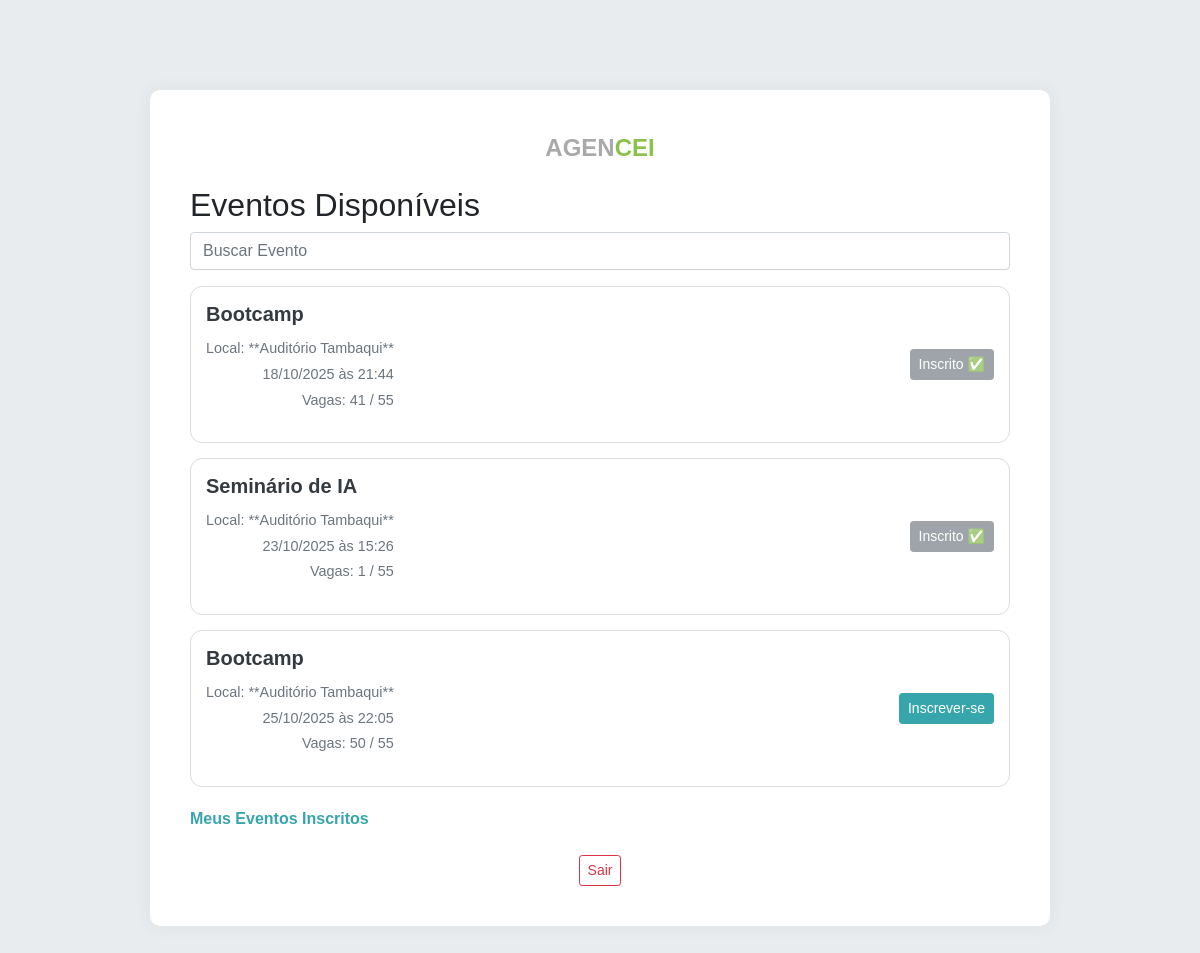
Screenshot of /aluno/eventos (signed in) with the database file from the repository.
### app.py (models this page shows)
class Evento(db.Model):
    id = db.Column(db.Integer, primary_key=True)
    nome_evento = db.Column(db.String(150), nullable=False)
    data_hora = db.Column(db.DateTime, nullable=False)
    duracao_horas = db.Column(db.Float, nullable=False)
    num_pessoas = db.Column(db.Integer, nullable=False, default=0)
    qr_code_link = db.Column(db.String(250), nullable=True)  # Valor interno para QR Code e validação
    sala_id = db.Column(db.Integer, db.ForeignKey('sala.id'), nullable=False)
    organizador_id = db.Column(db.Integer, db.ForeignKey('usuario.id'), nullable=False)
    inscricoes = db.relationship('Inscricao', backref='evento', lazy=True, cascade="all, delete-orphan")

class Sala(db.Model):
    id = db.Column(db.Integer, primary_key=True)
    nome = db.Column(db.String(100), nullable=False)
    capacidade = db.Column(db.Integer, nullable=False)
    eventos = db.relationship('Evento', backref='sala', lazy=True)

### app.py (the view)
@app.route('/aluno/eventos')
def aluno_eventos_disponiveis():
    if session.get('user_tipo') != 'aluno':
        return redirect(url_for('login'))
    eventos = Evento.query.filter(Evento.data_hora >= datetime.now()).order_by(Evento.data_hora.asc()).all()
    eventos_data = []
    for evento in eventos:
        sala = Sala.query.get(evento.sala_id)
        inscrito = Inscricao.query.filter_by(aluno_id=session.get('user_id'), evento_id=evento.id).first()
        eventos_data.append({
            'id': evento.id,
            'nome': evento.nome_evento,
            'local': sala.nome if sala else '—',
            'capacidade': sala.capacidade if sala else 0,
            'num_pessoas': evento.num_pessoas,
            'data_hora': evento.data_hora.strftime('%d/%m/%Y às %H:%M'),
            'inscrito': 'Sim' if inscrito else 'Não'
        })
    return render_template('aluno_eventos_disponiveis.html', eventos=eventos_data)

### templates/aluno_eventos_disponiveis.html (shortened to what this page needs)
{% extends "base.html" %}
{% block content %}
<h2 class="text-left">Eventos Disponíveis</h2>
<div class="form-group">
    <input type="text" class="form-control" placeholder="Buscar Evento" aria-label="Buscar">
</div>
{% for evento in eventos %}
<div class="card-evento d-flex justify-content-between align-items-center">
    <div>
        <h5 class="card-title">{{ evento.nome }}</h5>
        <p class="details mb-1">Local: **{{ evento.local }}**</p>
        <p class="details mb-1">{{ evento.data_hora }}</p>
        <p class="details text-muted">Vagas: {{ evento.num_pessoas }} / {{ evento.capacidade }}</p>
    </div>
    <div class="text-right">
        {% if evento.inscrito == 'Sim' %}
            <button class="btn btn-secondary btn-sm" disabled>Inscrito ✅</button>
        {% else %}
            <a href="{{ url_for('inscrever_evento', evento_id=evento.id) }}" class="btn btn-primary btn-sm">Inscrever-se</a>
        {% endif %}
    </div>
</div>
{% endfor %}
<a href="{{ url_for('meus_eventos') }}" class="secondary-link">Meus Eventos Inscritos</a>
{% endblock %}

### static/style.css (style rules this page uses)
:root { --color-primary: #37a6ac; --color-secondary: #8bc34a; --color-dark: #343a40; --color-light: #f8f9fa; --color-text-grey: #6c757d; }
body { background-color: var(--color-light); font-family: 'Arial', sans-serif; padding: 0; margin: 0; }
@media (min-width: 768px) { body { background-color: #e9ecef; padding: 40px; } }
@media (min-width: 768px) { .card-sala, .card-evento { display: grid; grid-template-columns: 2fr 1fr 1fr; align-items: center; padding: 20px; } }
@media (min-width: 768px) { .card-sala .capacidade, .card-evento .details { text-align: right; } }
.card-sala, .card-evento { border: 1px solid #ddd; border-radius: 12px; padding: 15px; margin-bottom: 15px; transition: all 0.2s ease-in-out; }
.card-sala .card-title, .card-evento .card-title { font-size: 1.25rem; font-weight: 600; color: var(--color-dark); }
.card-sala .capacidade, .card-evento .details { color: var(--color-text-grey); font-size: 0.9rem; }
.btn-primary { background-color: var(--color-primary); border-color: var(--color-primary); }
.secondary-link { color: var(--color-primary); font-weight: 600; display: block; margin-top: 20px; text-align: left; }

### rows the page displays
Evento: nome "Bootcamp"
Sala: local "Auditório Tambaqui" "Auditório Tambaqui" "Auditório Tambaqui"
Evento: nome "Seminário de IA"
Evento: nome "Bootcamp"

### other values shown
{{ evento.data_hora }} "18/10/2025 às 21:44" "23/10/2025 às 15:26" "25/10/2025 às 22:05"
{{ evento.num_pessoas }} "41" "1" "50"
{{ evento.capacidade }} "55" "55" "55"
